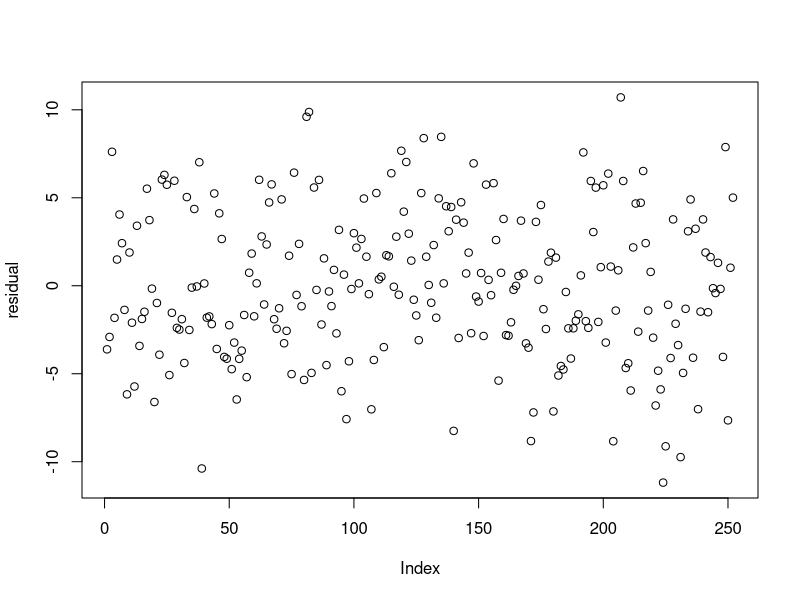
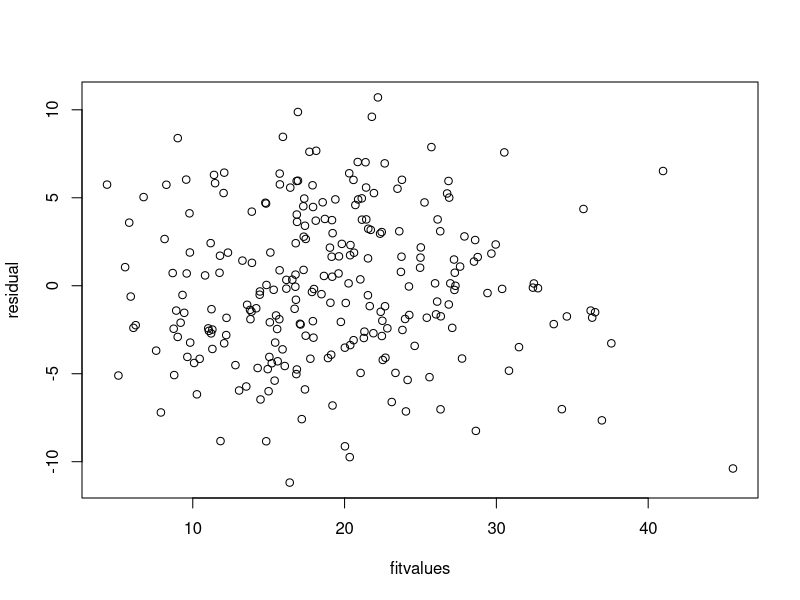

Reproduce these figures in R, in order.
setwd("/Users/SMC/学/ECE 608/07 - Jun 13 - Linear regression")

df <- read.table("bodyfat.txt", header = TRUE, sep = "\t",skip=116, dec = ".", nrow=252)

with(df, { # with equal attach 
  par.save <- par(las = 1)
  reg.model <<- lm(PCTBF ~ Age+#Weight
                   Height+Neck+Chest+Abdomen+Hip+Thigh+
                     Knee+Ankle+Biceps+Forearm+Wrist)
  
  par(par.save)

  fitvalues <<- fitted.values(reg.model) # predict PCTBF
  residual <<- residuals(reg.model)
  plot(residual)
  plot(residual ~ fitvalues)
  
  # hist(residual, frequency = FALSE) 
  # curve(dnorm, add = TRUE)
  
  infmeasure <<- influence.measures(reg.model)
         
  }
)
